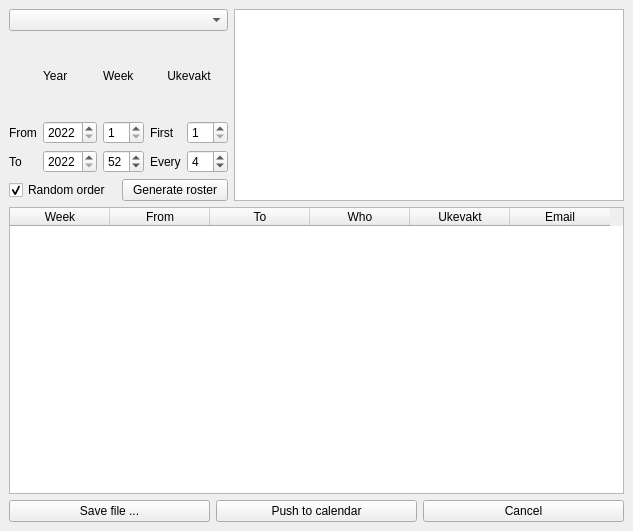
<?xml version="1.0" encoding="UTF-8"?>
<ui version="4.0">
 <class>RosterWindow</class>
 <widget class="QMainWindow" name="RosterWindow">
  <property name="geometry">
   <rect>
    <x>0</x>
    <y>0</y>
    <width>633</width>
    <height>531</height>
   </rect>
  </property>
  <property name="windowTitle">
   <string>MainWindow</string>
  </property>
  <widget class="QWidget" name="centralwidget">
   <layout class="QVBoxLayout" name="verticalLayout">
    <item>
     <layout class="QGridLayout" name="gridLayout_8">
      <item row="0" column="0">
       <layout class="QGridLayout" name="gridLayout_9">
        <item row="0" column="0">
         <widget class="QComboBox" name="comboBox_institution_2"/>
        </item>
        <item row="0" column="1" rowspan="3">
         <widget class="QListWidget" name="staff_list_2">
          <property name="dragEnabled">
           <bool>true</bool>
          </property>
          <property name="dragDropMode">
           <enum>QAbstractItemView::InternalMove</enum>
          </property>
          <property name="defaultDropAction">
           <enum>Qt::MoveAction</enum>
          </property>
         </widget>
        </item>
        <item row="1" column="0">
         <layout class="QGridLayout" name="gridLayout_10">
          <item row="0" column="0">
           <layout class="QGridLayout" name="gridLayout_11">
            <item row="0" column="1">
             <widget class="QLabel" name="label_8">
              <property name="text">
               <string>Year</string>
              </property>
             </widget>
            </item>
            <item row="0" column="2">
             <widget class="QLabel" name="label_9">
              <property name="text">
               <string>Week</string>
              </property>
             </widget>
            </item>
            <item row="1" column="0">
             <widget class="QLabel" name="label_10">
              <property name="text">
               <string>From</string>
              </property>
             </widget>
            </item>
            <item row="1" column="1">
             <widget class="QSpinBox" name="year1_2">
              <property name="minimum">
               <number>2022</number>
              </property>
              <property name="maximum">
               <number>9999</number>
              </property>
             </widget>
            </item>
            <item row="1" column="2">
             <widget class="QSpinBox" name="week1_2">
              <property name="minimum">
               <number>1</number>
              </property>
              <property name="maximum">
               <number>53</number>
              </property>
              <property name="value">
               <number>1</number>
              </property>
             </widget>
            </item>
            <item row="2" column="0">
             <widget class="QLabel" name="label_11">
              <property name="text">
               <string>To</string>
              </property>
             </widget>
            </item>
            <item row="2" column="2">
             <widget class="QSpinBox" name="week2_2">
              <property name="minimum">
               <number>1</number>
              </property>
              <property name="maximum">
               <number>53</number>
              </property>
              <property name="value">
               <number>52</number>
              </property>
             </widget>
            </item>
            <item row="2" column="1">
             <widget class="QSpinBox" name="year2_2">
              <property name="minimum">
               <number>2022</number>
              </property>
              <property name="maximum">
               <number>9999</number>
              </property>
             </widget>
            </item>
           </layout>
          </item>
          <item row="0" column="1">
           <layout class="QGridLayout" name="gridLayout_12">
            <item row="1" column="0">
             <widget class="QLabel" name="label_12">
              <property name="text">
               <string>First</string>
              </property>
             </widget>
            </item>
            <item row="1" column="1">
             <widget class="QSpinBox" name="first_ukevakt_3">
              <property name="minimum">
               <number>1</number>
              </property>
              <property name="maximum">
               <number>53</number>
              </property>
              <property name="value">
               <number>1</number>
              </property>
             </widget>
            </item>
            <item row="2" column="0">
             <widget class="QLabel" name="label_13">
              <property name="text">
               <string>Every</string>
              </property>
             </widget>
            </item>
            <item row="2" column="1">
             <widget class="QSpinBox" name="first_ukevakt_4">
              <property name="minimum">
               <number>1</number>
              </property>
              <property name="maximum">
               <number>53</number>
              </property>
              <property name="value">
               <number>4</number>
              </property>
             </widget>
            </item>
            <item row="0" column="0" colspan="2">
             <widget class="QLabel" name="label_14">
              <property name="text">
               <string>Ukevakt</string>
              </property>
              <property name="alignment">
               <set>Qt::AlignCenter</set>
              </property>
             </widget>
            </item>
           </layout>
          </item>
         </layout>
        </item>
        <item row="2" column="0">
         <layout class="QGridLayout" name="gridLayout_13">
          <item row="0" column="0">
           <widget class="QCheckBox" name="checkBox_rondomOrder">
            <property name="text">
             <string>Random order </string>
            </property>
            <property name="checked">
             <bool>true</bool>
            </property>
           </widget>
          </item>
          <item row="0" column="1">
           <widget class="QPushButton" name="button_generate_roster">
            <property name="text">
             <string>Generate roster</string>
            </property>
           </widget>
          </item>
         </layout>
        </item>
       </layout>
      </item>
      <item row="1" column="0">
       <widget class="QTableWidget" name="tableWidget_roster_2">
        <attribute name="horizontalHeaderCascadingSectionResizes">
         <bool>false</bool>
        </attribute>
        <column>
         <property name="text">
          <string>Week</string>
         </property>
        </column>
        <column>
         <property name="text">
          <string>From</string>
         </property>
        </column>
        <column>
         <property name="text">
          <string>To</string>
         </property>
        </column>
        <column>
         <property name="text">
          <string>Who</string>
         </property>
        </column>
        <column>
         <property name="text">
          <string>Ukevakt</string>
         </property>
        </column>
        <column>
         <property name="text">
          <string>Email</string>
         </property>
        </column>
       </widget>
      </item>
      <item row="2" column="0">
       <layout class="QGridLayout" name="gridLayout_14">
        <item row="0" column="0">
         <widget class="QPushButton" name="button_save_to_file">
          <property name="text">
           <string>Save file ...</string>
          </property>
         </widget>
        </item>
        <item row="0" column="1">
         <widget class="QPushButton" name="button_push_calemdar">
          <property name="text">
           <string>Push to calendar</string>
          </property>
         </widget>
        </item>
        <item row="0" column="2">
         <widget class="QPushButton" name="button_cancel">
          <property name="text">
           <string>Cancel</string>
          </property>
         </widget>
        </item>
       </layout>
      </item>
     </layout>
    </item>
   </layout>
  </widget>
 </widget>
 <resources/>
 <connections/>
</ui>
